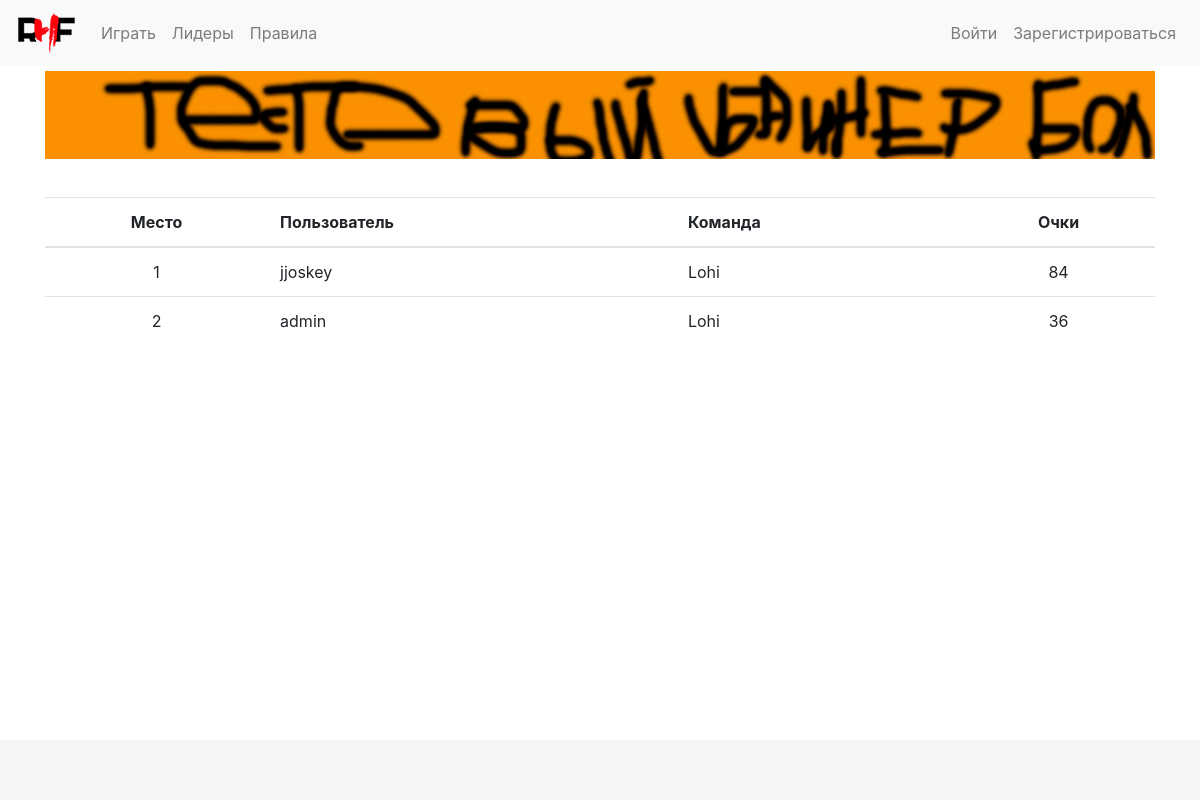
Before: /leaders/ with the older database file.
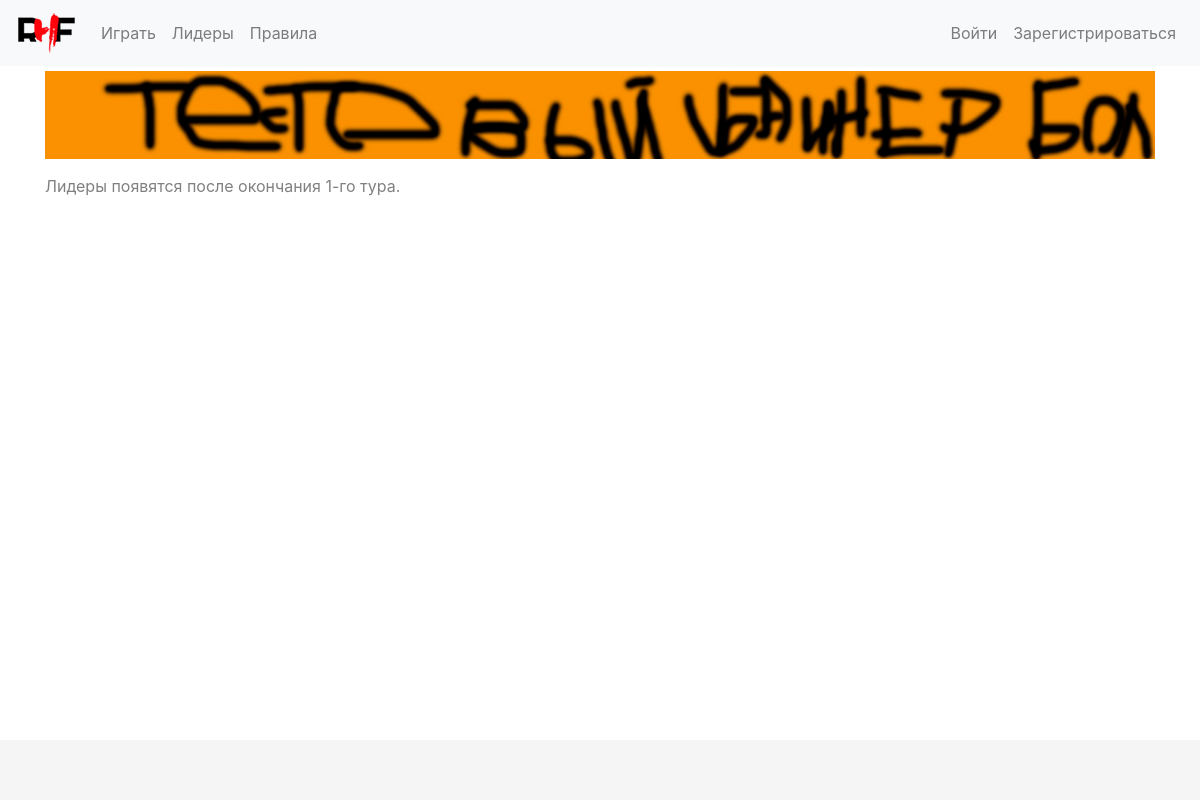
After: the same page with the newer database file.
### accounts/models.py (models this page shows, shortened)
class Profile(models.Model):
    user_id = models.OneToOneField(User, on_delete=models.CASCADE, primary_key=True)
    team_name = models.CharField(max_length=30, null=True, blank=True)
    budget = models.FloatField(default=DEFAULT_BUDGET)
    changes_count = models.PositiveIntegerField(default=0)
    refresh_changes = models.BooleanField(editable=False, default=False)
    points = models.PositiveIntegerField(default=0, blank=False, null=False)

### fantasy_hockey/views.py (the view)
# urls.py: url(r'^leaders/$', views.render_leaders, name="leaders"),
def render_leaders(request):
    users = Profile.objects.filter(points__gt=0).order_by('-points')
    position = False
    points = False
    if request.user.is_authenticated(): # and current_profile in users:
        current_profile = Profile.objects.get(user_id=request.user)
        if current_profile in users:
            position = list(users).index(current_profile) + 1
            points = current_profile.points
    if len(users) > 100:
        users = users[:100]
    utc_now = datetime.datetime.now(datetime.timezone.utc)
    try:
        banners = AdBanners.objects.get(start_time__lte=utc_now, end_time__gte=utc_now)
    except:
        banners = False
    return render(request, 'leaders.html', context={'users': users, 'position': position, 'points': points, 'banners': banners})

### templates/leaders.html (shortened to what this page needs)
{% extends "base.html" %}
{% block content %}
{% load staticfiles%}
<div class="container">
    {% if banners %}
        <div class="large_image">
            <div class="banner-div">
                {% if banners.link %}
                    <a href="{{ banners.link }}" target="_blank"><img class="banner" src="{{ banners.large_image.url }}" alt="small_banner"></a>
                {% else %}
                    <img class="banner" src="{{ banners.large_image.url }}" alt="large_banner">
                {% endif %}
            </div>
        </div>
    {% endif %}
    {% if not users %}
        <p class="not-users-in-leaders">Лидеры появятся после окончания 1-го тура.</p>
    {% else %}
    <table class="table table-leaders">
        <thead>
            <tr>
                <th scope="col" class="cell_centerize">Место</th>
                <th scope="col">Пользователь</th>
                <th scope="col">Команда</th>
                <th scope="col" class="cell_centerize">Очки</th>
            </tr>
        </thead>
        <tbody class="tbody-leaders">
            {% for user in users %}
                    <tr class="user_row" data-user-id="{{ user.pk }}">
                        <td class="cell_centerize">{{ forloop.counter }}</td>
                        <td>{{ user.user_id.username }}</td>
                        <td>{{ user.team_name }}</td>
                        <td class="cell_centerize">{{ user.points }}</td>
                    </tr>
            {% endfor %}
        </tbody>
    </table>
{% endif %}
</div>
{% endblock %}

Changed rows visible on the page:
no longer on this page (row edited): Profile: user_id.username "jjoskey", team_name "Lohi", points "84"
no longer on this page (row edited): Profile: user_id.username "admin", team_name "Lohi", points "36"
Other visible differences:
text no longer shown: "Место Пользователь Команда Очки"
text now shown: "Лидеры появятся после окончания 1-го тура."
